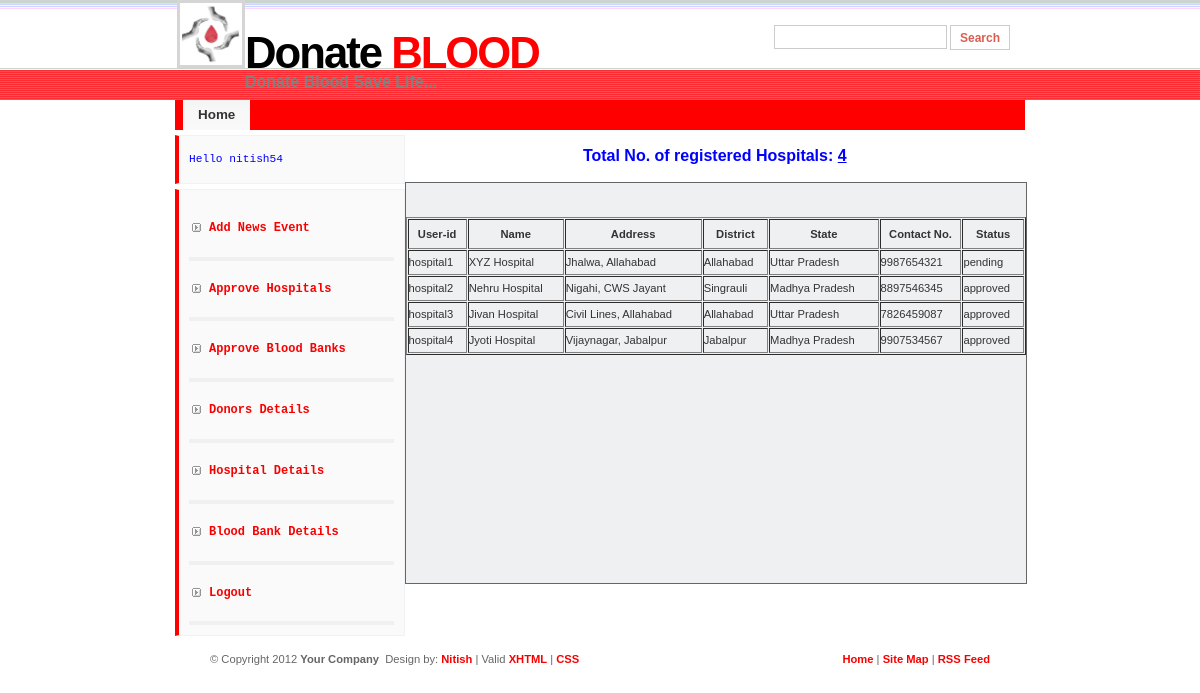
/admin/hospitalInfo.php (signed in), run on the app's committed database.
### tables this page shows
CREATE TABLE IF NOT EXISTS `bbhlogin` (
  `userid` varchar(20) NOT NULL,
  `password` varchar(20) NOT NULL,
  `type` varchar(15) NOT NULL,
  `name` varchar(50) NOT NULL,
  `address` varchar(200) NOT NULL,
  `district` varchar(20) NOT NULL,
  `state` varchar(20) NOT NULL,
  `contactno` bigint(20) NOT NULL,
  `status` varchar(10) NOT NULL,
  PRIMARY KEY (`userid`)
);

### admin/hospitalInfo.php (the view, shortened to what this page needs)
<!DOCTYPE html PUBLIC "-//W3C//DTD XHTML 1.0 Strict//EN" "http://www.w3.org/TR/xhtml1/DTD/xhtml1-strict.dtd">
<html xmlns="http://www.w3.org/1999/xhtml" xml:lang="en" lang="en">
    <head>
        <link rel="stylesheet" href="../images/CitrusIsland.css" type="text/css" />
    </head>
    <body>
        <div id="wrap">
            <?php
            include 'adminHeader.php';
            ?>
            <div id="sidebar" >
           <code><span style="align: right; color: blue;"><label><?php echo "Hello ".$_SESSION['userid'] ?> </label></span></code>
              <ul class="sidemenu">
			<li><a href="addNews.php">Add News Event</a></li>
			<li><a href="addHospitals.php">Approve Hospitals</a></li>
                        <li><a href="addBloodbank.php">Approve Blood Banks</a></li>
			<li><a href="DonorInfo.php">Donors Details</a></li>
			<li><a href="hospitalInfo.php">Hospital Details</a></li>
                        <li><a href="bloodbankInfo.php">Blood Bank Details</a></li>
                         <li><a href="logout.php">Logout</a></li>
		</ul>
            </div>
            <div id="wside">
        <?php
        $sql = "SELECT count(*) FROM bbms.bbhlogin where type='hospital'";
        $result1 = mysql_query($sql);
        $row1 = mysql_fetch_array($result1);
        echo "<center><font size='3'color='blue'><br/><b>Total No. of registered Hospitals: " ."<u>". $row1[0]."</u></b></font><br/>";
        ?>
        <br/>
        <div class="scroll">
            <br/><br/>
            <table width="100%" border="1" cellpadding="1" cellspacing="1" align="center" >
                <tr height="30"><th>User-id</th><th>Name</th>
                <th>Address</th><th>District</th>
                <th>State</th><th>Contact No.</th>
                <th>Status</th>
                </tr>
                <?php
                $query = "SELECT userid,name,address,district,state,contactno,status FROM bbms.bbhlogin where type='hospital'";
                $result = mysql_query($query);
                while ($row = mysql_fetch_array($result)) {
                    echo "<tr height='25'><td>" . $row[0] . "</td><td>" . $row[1] . "</td><td>" . $row[2] . "</td><td>" . $row[3] . "</td><td>" . $row[4] . "</td><td>" . $row[5] . "</td><td>" . $row[6] . "</td></tr>";
                }
                echo "</table>";
                echo "<br/><br/>";
                ?>
        </div>
        <br/><br/>
                 </div>
        </div>
        <?php
        include 'adminfooter.php';
        ?>
    </body>
</html>

### admin/adminHeader.php
<div id="header">
		<form method="post" class="search" action="#">
			<p>
			<input name="search_query" class="textbox" type="text" />
  			<input name="search" class="button" value="Search" type="submit" />
			</p>
		</form>
		<h1 id="logo"><img src ="..\images\logo.jpg" width="62" height="62"/>Donate <span>BLOOD</span></h1> <br/>
		<h2 id="slogan">Donate Blood Save Life...</h2>
	</div>
	<div id="menu">
		<ul>
			<li id="current"><a href="adminhome.php">Home</a></li>
		</ul>
	</div>

### admin/adminFooter.php
<div id="footer">
	<div id="footer-content">
	<div id="footer-right">
		<a href="adminhome.php">Home</a> |
		<a href="adminhome.php">Site Map</a> |
  		<a href="adminhome.php">RSS Feed</a>
	</div>
	<div id="footer-left">
		&copy; Copyright 2012 <strong>Your Company</strong>&nbsp;
		Design by: <a href="http://www.facebook.com/nitish54/">Nitish</a> |
		Valid <a href="http://validator.w3.org/check/referer">XHTML</a> |
  		<a href="http://jigsaw.w3.org/css-validator/check/referer">CSS</a>
	</div>
	</div>
</div>

### images/CitrusIsland.css (style rules this page uses)
* { margin:0; padding: 0; }
body { margin: 0; padding: 0; font: 70%/1.5em Verdana, Tahoma, Arial,sans-serif; color: #333; text-align: center; background: #FFF url(bg.gif) repeat-x; }
a { color: #F90000; background-color: inherit; text-decoration: none; }
h1, h2, h3, h4 { font-family: 'Trebuchet MS', Tahoma, Verdana, Sans-serif; font-weight: Bold; }
h1 { font-size: 145%; padding: 10px 10px 5px 10px; color: #000000; background-color: inherit; border-bottom: 1px solid #EFF0F1; }
h2 { font-size: 125%; text-transform: uppercase; }
h2, h3, h4, p { padding: 10px; margin: 0; }
img { border: 3px solid #D5D5D5; }
ul, ol { margin: 10px 20px; padding: 0 20px; }
code { margin: 5px 0; padding: 10px; text-align: left; display: block; overflow: auto; font: 500 1em/1.5em 'Lucida Console', 'courier new', monospace; background: #FAFAFA; border: 1px solid #f2f2f2; border-left: 4px solid #FF0000; }
form { margin:10px; padding: 5px; border: 1px solid #f2f2f2; background-color: #FAFAFA; }
label { display:block; margin:5px 0; }
input { padding: 3px; border:1px solid #eee; font: normal 1em Verdana, sans-serif; color:#777; }
input.button { margin: 0; font: bolder 12px Verdana, Sans-serif; border: 1px solid #CCC; padding: 2px 3px; background: #FFF; color: #db5d4f; height: 25px; }
form.search { position: absolute; top: 15px; right: 5px; padding: 0; margin: 0; border: none; background-color: transparent; height: 25px; }
form.search input.textbox { margin: 0; width: 165px; border: 1px solid #CCC; background: #FFF; color: #333; vertical-align: top; height: 16px; }
form.search input.button { width: 60px; vertical-align: top; height: 25px; }
#wrap { margin: 0 auto; padding: 0; width: 850px; text-align: left; }
#header { position: relative; height: 100px; margin: 0; padding: 0; color: #808080; }
#header h1#logo { position: absolute; font: bold 3.9em "trebuchet MS", Arial, Tahoma, Sans-Serif; margin: 0; padding:0; color: #000000; letter-spacing: -2px; border: none; top: 0; left: 2px; }
#header h1#logo span { color: #FF0000; }
#header h2#slogan { position: absolute; margin: 0; padding: 0; font: bold 16px Arial, Tahoma, Sans-Serif; text-transform: none; top: 73px; left: 70px; }
#menu { clear: both; background: #FF0000 url(menubg.gif) repeat-x; height: 30px; margin: 0; width: 100%; font: bolder 1.2em/30px Tahoma, Verdana, Arial, Sans-Serif; }
#menu ul { margin: 0; padding: 0 0 0 8px; width: 100%; float: left; }
#menu ul li { float: left; list-style: none; border-right: 1px solid #FF0000; }
#menu ul li a { display: block; text-decoration: none; padding: 0 15px; color: #FFF; }
#menu ul li#current a { color: #333; background: url(menu-current-bg.gif) repeat-x; }
#sidebar { float: left; width: 27%; margin: 0; padding: 0; display: inline; }
#sidebar ul.sidemenu { margin: 5px 0; padding: 10px; text-align: left; display: block; overflow: auto; font: 500 1em/1.5em 'Lucida Console', 'courier new', monospace; background: #FAFAFA; border: 1px solid #f2f2f2; border-left: 4px solid #FF0000; }
#sidebar ul.sidemenu li { border-bottom: 4px solid #EFF0F1; background: url(arrow.gif) no-repeat 3px 23px; padding: 20px 0px 20px 20px; font-size: 12px; }
#sidebar ul.sidemenu li a { font-weight: bolder; background-image: none; text-decoration: none; }
#wside { float: right; margin: 0 0 0 0; padding: 0; width: 73%; }
#footer { clear: both; color: #666666; padding: 0; height: 60px }
#footer a { text-decoration: none; font-weight: bold; }
#footer-content { margin: 0 auto; width: 800px; }
#footer-content #footer-left { padding: 10px; width: 60%; float: left; text-align: left; }
#footer-content #footer-right { padding: 10px; width: 33%; float: right; text-align: right; }

### data on the page
bbhlogin: userid "hospital1", name "XYZ Hospital", address "Jhalwa, Allahabad", district "Allahabad", state "Uttar Pradesh", contactno "9987654321", status "pending"
bbhlogin: userid "hospital2", name "Nehru Hospital", address "Nigahi, CWS Jayant", district "Singrauli", state "Madhya Pradesh", contactno "8897546345", status "approved"
bbhlogin: userid "hospital3", name "Jivan Hospital", address "Civil Lines, Allahabad", district "Allahabad", state "Uttar Pradesh", contactno "7826459087", status "approved"
bbhlogin: userid "hospital4", name "Jyoti Hospital", address "Vijaynagar, Jabalpur", district "Jabalpur", state "Madhya Pradesh", contactno "9907534567", status "approved"

### other printed values
$_SESSION['userid'] "nitish54"
$row1[0] "4"
